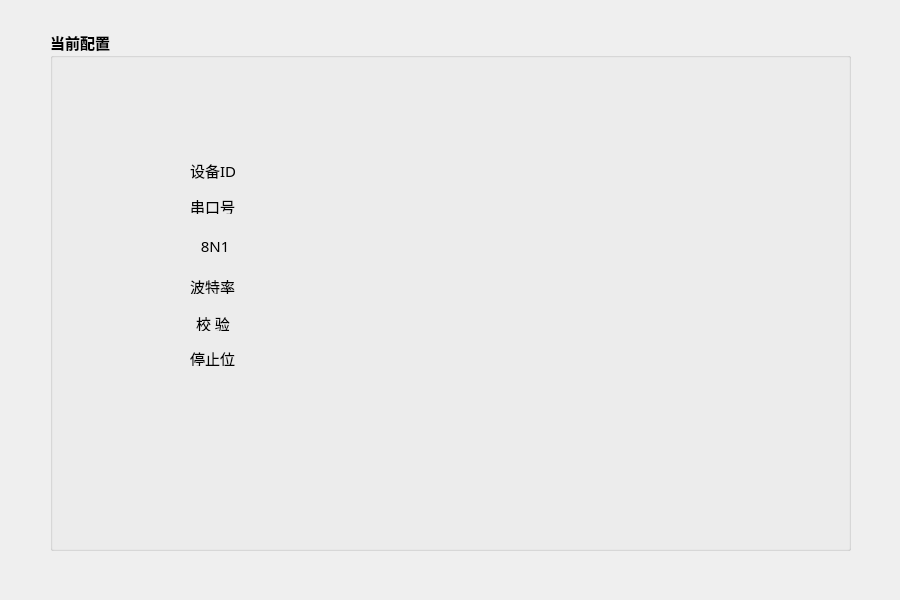
<?xml version="1.0" encoding="UTF-8"?>
<ui version="4.0">
 <class>RVR_Currentconfig</class>
 <widget class="QDialog" name="RVR_Currentconfig">
  <property name="geometry">
   <rect>
    <x>0</x>
    <y>0</y>
    <width>900</width>
    <height>600</height>
   </rect>
  </property>
  <property name="windowTitle">
   <string>Dialog</string>
  </property>
  <widget class="QGroupBox" name="groupBox_2">
   <property name="geometry">
    <rect>
     <x>50</x>
     <y>30</y>
     <width>801</width>
     <height>521</height>
    </rect>
   </property>
   <property name="font">
    <font>
     <family>微软雅黑 Light</family>
     <pointsize>11</pointsize>
     <weight>75</weight>
     <bold>true</bold>
     <kerning>true</kerning>
    </font>
   </property>
   <property name="title">
    <string>当前配置</string>
   </property>
   <widget class="QLabel" name="label">
    <property name="geometry">
     <rect>
      <x>140</x>
      <y>168</y>
      <width>71</width>
      <height>16</height>
     </rect>
    </property>
    <property name="font">
     <font>
      <pointsize>11</pointsize>
      <weight>50</weight>
      <bold>false</bold>
     </font>
    </property>
    <property name="text">
     <string>串口号</string>
    </property>
   </widget>
   <widget class="QLabel" name="label_2">
    <property name="geometry">
     <rect>
      <x>143</x>
      <y>208</y>
      <width>71</width>
      <height>16</height>
     </rect>
    </property>
    <property name="font">
     <font>
      <pointsize>11</pointsize>
      <weight>50</weight>
      <bold>false</bold>
     </font>
    </property>
    <property name="text">
     <string>  8N1</string>
    </property>
   </widget>
   <widget class="QLabel" name="label_3">
    <property name="geometry">
     <rect>
      <x>140</x>
      <y>248</y>
      <width>71</width>
      <height>16</height>
     </rect>
    </property>
    <property name="font">
     <font>
      <pointsize>11</pointsize>
      <weight>50</weight>
      <bold>false</bold>
     </font>
    </property>
    <property name="text">
     <string>波特率</string>
    </property>
   </widget>
   <widget class="QLabel" name="label_5">
    <property name="geometry">
     <rect>
      <x>140</x>
      <y>320</y>
      <width>71</width>
      <height>16</height>
     </rect>
    </property>
    <property name="font">
     <font>
      <pointsize>11</pointsize>
      <weight>50</weight>
      <bold>false</bold>
     </font>
    </property>
    <property name="text">
     <string>停止位</string>
    </property>
   </widget>
   <widget class="QLabel" name="label_port">
    <property name="geometry">
     <rect>
      <x>250</x>
      <y>162</y>
      <width>171</width>
      <height>20</height>
     </rect>
    </property>
    <property name="font">
     <font>
      <pointsize>11</pointsize>
      <weight>50</weight>
      <bold>false</bold>
     </font>
    </property>
    <property name="text">
     <string/>
    </property>
   </widget>
   <widget class="QLabel" name="label_stop">
    <property name="geometry">
     <rect>
      <x>250</x>
      <y>318</y>
      <width>171</width>
      <height>16</height>
     </rect>
    </property>
    <property name="font">
     <font>
      <pointsize>11</pointsize>
      <weight>50</weight>
      <bold>false</bold>
     </font>
    </property>
    <property name="text">
     <string/>
    </property>
   </widget>
   <widget class="QLabel" name="label_datas">
    <property name="geometry">
     <rect>
      <x>250</x>
      <y>206</y>
      <width>171</width>
      <height>16</height>
     </rect>
    </property>
    <property name="font">
     <font>
      <pointsize>11</pointsize>
      <weight>50</weight>
      <bold>false</bold>
     </font>
    </property>
    <property name="text">
     <string/>
    </property>
   </widget>
   <widget class="QLabel" name="label_baud">
    <property name="geometry">
     <rect>
      <x>250</x>
      <y>246</y>
      <width>171</width>
      <height>16</height>
     </rect>
    </property>
    <property name="font">
     <font>
      <pointsize>11</pointsize>
      <weight>50</weight>
      <bold>false</bold>
     </font>
    </property>
    <property name="text">
     <string/>
    </property>
   </widget>
   <widget class="QLabel" name="label_parity">
    <property name="geometry">
     <rect>
      <x>250</x>
      <y>283</y>
      <width>171</width>
      <height>16</height>
     </rect>
    </property>
    <property name="font">
     <font>
      <pointsize>11</pointsize>
      <weight>50</weight>
      <bold>false</bold>
     </font>
    </property>
    <property name="text">
     <string/>
    </property>
   </widget>
   <widget class="QLabel" name="label_12">
    <property name="geometry">
     <rect>
      <x>146</x>
      <y>285</y>
      <width>61</width>
      <height>16</height>
     </rect>
    </property>
    <property name="font">
     <font>
      <pointsize>11</pointsize>
      <weight>50</weight>
      <bold>false</bold>
     </font>
    </property>
    <property name="text">
     <string>校 验</string>
    </property>
   </widget>
   <widget class="QLabel" name="label_4">
    <property name="geometry">
     <rect>
      <x>140</x>
      <y>130</y>
      <width>71</width>
      <height>20</height>
     </rect>
    </property>
    <property name="font">
     <font>
      <weight>50</weight>
      <bold>false</bold>
     </font>
    </property>
    <property name="text">
     <string>设备ID</string>
    </property>
   </widget>
   <widget class="QLabel" name="label_deviceId">
    <property name="geometry">
     <rect>
      <x>250</x>
      <y>130</y>
      <width>171</width>
      <height>21</height>
     </rect>
    </property>
    <property name="font">
     <font>
      <weight>50</weight>
      <bold>false</bold>
     </font>
    </property>
    <property name="text">
     <string/>
    </property>
   </widget>
  </widget>
  <widget class="QWidget" name="layoutWidget">
   <property name="geometry">
    <rect>
     <x>0</x>
     <y>0</y>
     <width>2</width>
     <height>2</height>
    </rect>
   </property>
   <layout class="QVBoxLayout" name="verticalLayout"/>
  </widget>
 </widget>
 <resources/>
 <connections/>
</ui>
